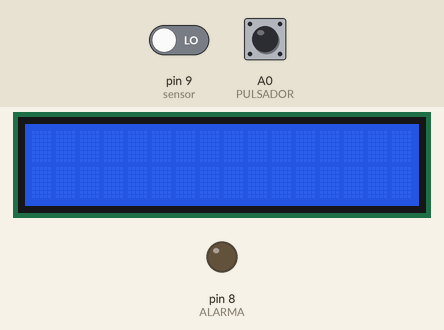
The sketch below on a simulated Arduino Uno, built with avr-gcc and run on an emulated ATmega328P. On the bench: 16×2 character LCD, output pins drawn as LEDs (lit = HIGH). Inputs (shaded band) come from the test bench; at power-on: pin 9 (sensor) LOW, A0 (PULSADOR) LOW.

Above: at 1.2 s.
1.3 s: pin 9 (sensor) driven HIGH
At 3.0 s:
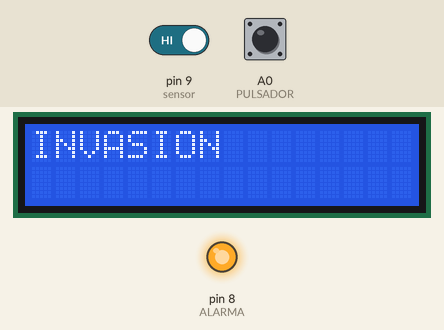
4.3 s: A0 (PULSADOR) pulled HIGH for 1 s
At 5.2 s:
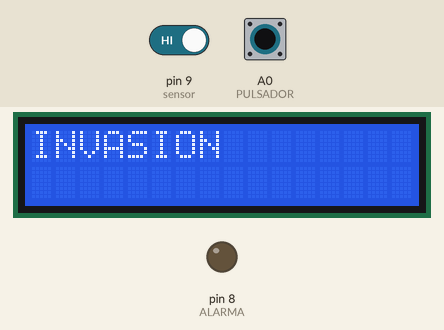
8.3 s: A0 (PULSADOR) pulled HIGH for 0.15 s
At 9.8 s:
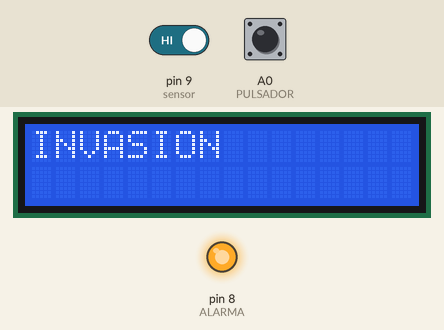
11.4 s: A0 (PULSADOR) pulled HIGH for 3.2 s
At 16.8 s:
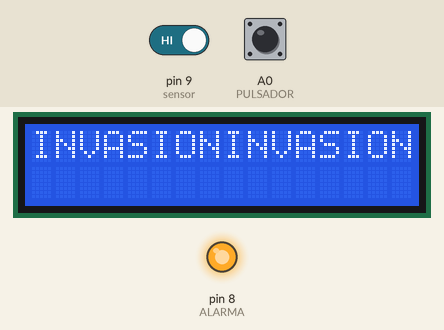
Timing chart, 0 to 18.3 s (numbered marks = the images above; inputs shaded):
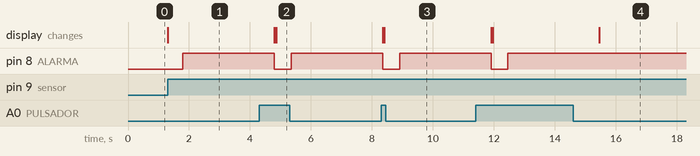

Measured:
- after the input at 1.3 s, pin 8 (ALARMA): LOW → HIGH after 0.50 s; the display: changes at once (image 1)
- after the input at 4.3 s, pin 8 (ALARMA): HIGH → LOW after 0.50 s, → HIGH 0.55 s later; the display: first changes after 0.50 s (image 2 shows a later state)
- after the input at 8.3 s, pin 8 (ALARMA): HIGH → LOW after 0.06 s, → HIGH 0.55 s later; the display: first changes after 0.06 s (image 3 shows a later state)
- after the input at 11.4 s, pin 8 (ALARMA): HIGH → LOW after 0.51 s, → HIGH 0.55 s later; the display: first changes after 0.51 s (image 4 shows a later state)

The sketch:

ALARMA-DE-ROBO.ino
```cpp
#include <LiquidCrystal.h>
LiquidCrystal lcd(7,6,5,4,3,2);

int sensor = 9;
int estadosensor = 0;
int ALARMA = 8;
int PULSADOR = A0;
int estadopulsador = 0;

void setup() {
  lcd.begin(16,2);
 pinMode(ALARMA,OUTPUT);
  pinMode(PULSADOR,INPUT);
  pinMode(sensor,INPUT);
  lcd.setCursor(0,0);
}

void loop(){
estadosensor = digitalRead(sensor);
if( estadosensor == HIGH){
  lcd.print("INVASION");
  delay(500);
  digitalWrite(8,HIGH);
  delay(1000);
  digitalWrite(8,HIGH);
  delay(1000);
  digitalWrite(8,HIGH);
  delay(1000);
}
  estadopulsador = digitalRead(PULSADOR);
  if( estadopulsador == HIGH){
    lcd.clear();
    digitalWrite(8,LOW);
  delay(50);
  estadopulsador == LOW;
  }
}
```
